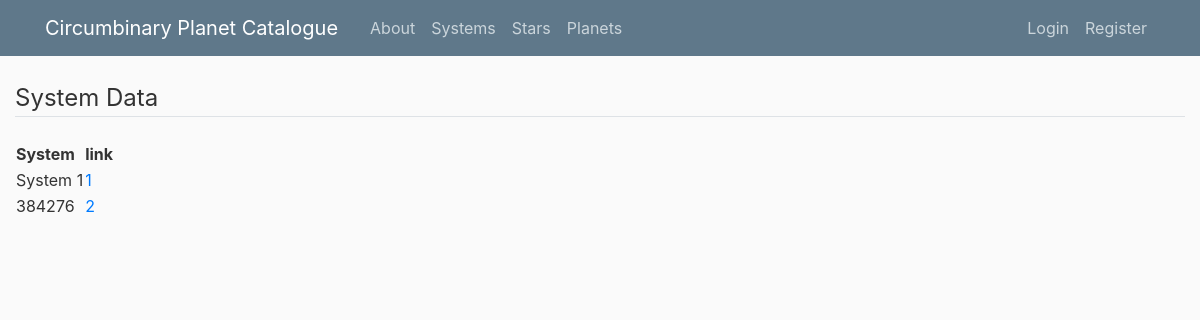
Page /systems/ on the committed database.
### flaskblog/models.py (models this page shows, shortened)
class System(db.Model):
    id = db.Column(db.Integer, primary_key=True)
    system_name = db.Column(db.String, nullable=False)
    gaia_id = db.Column(db.String)
    sp_type = db.Column(db.String)
    sp_type_ref = db.Column(db.String)
    ra = db.Column(db.Float)
    ra_error_upper = db.Column(db.Float)
    ra_error_lower = db.Column(db.Float)
    dec = db.Column(db.Float)
    dec_error_upper = db.Column(db.Float)
    dec_error_lower = db.Column(db.Float)
    ra_dec_ref = db.Column(db.Text)
    parallax = db.Column(db.Float)
    parallax_error = db.Column(db.Float)
    distance = db.Column(db.Float)
    distance_error_upper = db.Column(db.Float)
    distance_error_lower = db.Column(db.Float)
    distance_ref = db.Column(db.Text)
    distance_gspphot = db.Column(db.Float)
    distance_gspphot_upper = db.Column(db.Float)
    distance_gspphot_lower = db.Column(db.Float)
    pmra = db.Column(db.Float)
    pmra_error_upper = db.Column(db.Float)
    pmra_error_lower = db.Column(db.Float)
    pmdec = db.Column(db.Float)
    pmdec_error_upper = db.Column(db.Float)
    pmdec_error_lower = db.Column(db.Float)
    pm = db.Column(db.Float)
    pm_ref = db.Column(db.Text)
    radial_velocity = db.Column(db.Float)
    radial_velocity_upper = db.Column(db.Float)
    radial_velocity_lower = db.Column(db.Float)
    radial_velocity_ref = db.Column(db.Text)
    a = db.Column(db.Float)
    a_error_upper = db.Column(db.Float)
    a_error_lower = db.Column(db.Float)
    a_ref = db.Column(db.Text)
    incl = db.Column(db.Float)
    incl_error_upper = db.Column(db.Float)
    incl_error_lower = db.Column(db.Float)
    incl_ref = db.Column(db.Text)
    e = db.Column(db.Float)
    e_error_upper = db.Column(db.Float)
    e_error_lower = db.Column(db.Float)
    e_ref = db.Column(db.Text)
    w = db.Column(db.Float)
    w_error_upper = db.Column(db.Float)
    w_error_lower = db.Column(db.Float)
    w_ref = db.Column(db.Text)
    age = db.Column(db.Float)
    age_error_upper = db.Column(db.Float)
    age_error_lower = db.Column(db.Float)
    age_ref = db.Column(db.Text)
    alt_names = db.Column(db.String)
    notes = db.Column(db.Text)
    user_id = db.Column(db.Integer, db.ForeignKey('user.id'), nullable=False)

### flaskblog/systems/routes.py (the view)
@systems_bp.route("/systems/")
def systems():
    systems = System.query.all()
    return render_template('systems.html', title="System Catalogue", systems=systems)

### flaskblog/templates/systems.html (shortened to what this page needs)
{% extends "tb_layout.html" %}
{% block content %}
            <legend class="border-bottom mb-4"> System Data</legend>
            <table id="example">
                <thead>
                    <tr>
                        <th scope="col"> System </th>
                        <th scope="col"> link </th>
                    </tr>
                </thead>
                <tbody>
                    {% for system in systems %}
                    <tr>
                        <td> {{ system.system_name }} </td>
                        <td> <a href="{{ url_for('systems.system', system_id=system.id) }}"> {{ system.id }} </a> </td>
                    </tr>
                    {% endfor %}
                </tbody>
            </table>
{% endblock content %}

### flaskblog/static/main.css (style rules this page uses)
body { background: #fafafa; color: #333333; margin-top: 5rem; }

### rows in the picture
System: system_name "System 1", id "1"
System: system_name "384276", id "2"
